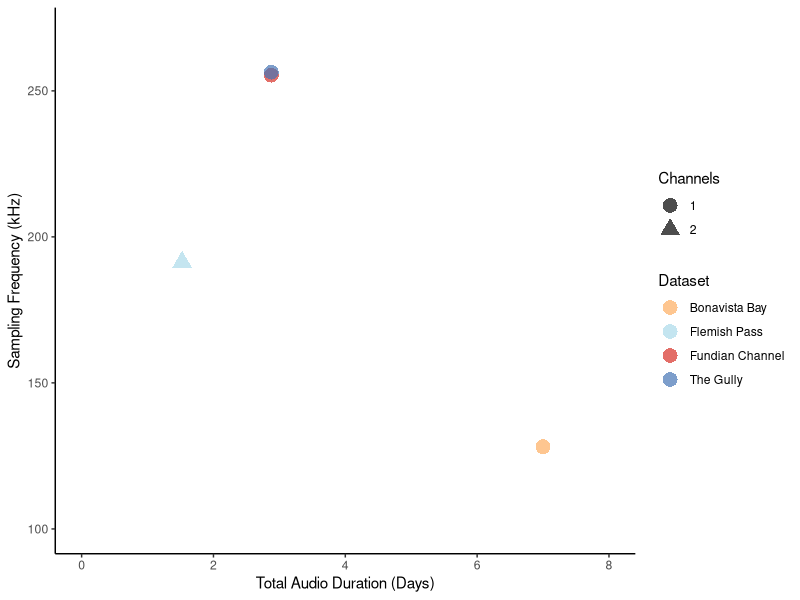

Source code (R): (Note: this script raises an error after producing the figure.)
# ----Script Info ----

## ---- Purpose ----

# This script examines processing times of software trials

## ---- Additional Info ----

# Author: Christine M. K. Clarke 

# Date Created: 2026-03-17

# ---- Set up environment ----

# Clear R environment
rm(list = ls(all=TRUE))

# Load packages
library(dplyr)
library(ggplot2)
library(lubridate)
library(stringr)


# ---- Read data ----

dataBatches = read.csv("00_rawdata/04_SoftwareTrial_DataBatches.csv",stringsAsFactors = F)
processingTimes = read.csv("00_rawdata/05_SoftwareTrial_ProcessingTimes.csv",stringsAsFactors = F)

# ---- Format data ----

dataBatches = dataBatches %>% 
  select(Dataset,AudioLength_Days,SamplingFrequency_kHz,Channels) %>% 
  mutate(Channels = as.factor(Channels))

processingTimes = processingTimes %>% 
  left_join(dataBatches, relationship = "many-to-one") %>% 
  mutate(Start_datetime = ymd_hm(Start),
         End_datetime = ymd_hm(Finish),
         AudioLength = ddays(AudioLength_Days),
         ProcessingTime_minutes = End_datetime - Start_datetime,
         ProcessingSpeedFactor = AudioLength / ProcessingTime_minutes,
         TrialType = case_when(Software == "Triton" & methodVariant != "5s 100Hz resolution" ~ "WithinMethodVariant",
                               Software == "Triton" & Approach == "LTSA" & DecimateFactor != "1" ~ "WithinMethodVariant",
                               Software == "Triton" & Approach == "Click detector" & DecimateFactor == "1" ~ "WithinMethodVariant",
                               Software == "Triton" & Start == "20260311T0811" ~ "Repeatability",
                               Software == "Raven" & DecimateFactor == "1" ~ "WithinMethodVariant",
                               Software == "PAMGuard" & (is.na(methodVariant) == F) ~ "WithinMethodVariant",
                               T ~ "Primary"
                                       ),
         Method = case_when(Software %in% c("CABLE","Gubnitky and Diamant (2024)","detEdit") ~ Software,
                            T ~ paste0(Software," - ", Approach)))

# for processing that were done with pre-decimated files, add decimation time to total time
totalProcessingTimes = processingTimes %>% 
  filter(Approach == "Decimate" | TrialType == "Primary") %>% 
  group_by(Dataset) %>%
  mutate(DecimateTime = ProcessingTime_minutes[Approach == "Decimate"]) %>%
  ungroup() %>% 
  mutate(DecimateTime = case_when(DecimateFactor == 1 | is.na(DecimateFactor) ~ dminutes(0),
                                          T ~ DecimateTime)) %>% 
  filter(Approach != "Decimate") %>% 
  mutate(TotalTime = ProcessingTime_minutes + DecimateTime,
         TotalSpeedFactor = AudioLength / TotalTime)




# ---- Examine data ----

## ---- Within-Method variants ----

### ---- Triton LTSA ----

TritonLTSA_subtrials = processingTimes %>% filter(Software == "Triton", Dataset == "Fundian Channel")

TritonLTSA_benchmark = TritonLTSA_subtrials %>% filter(TrialType == "Primary") %>% 
  pull(ProcessingTime_minutes) %>% as.numeric()
TritonLTSA_repeat = TritonLTSA_subtrials %>% filter(TrialType == "Repeatability") %>% 
  pull(ProcessingTime_minutes) %>% as.numeric()
TritonLTSA_decimated = TritonLTSA_subtrials %>% filter(DecimateFactor == "5") %>% 
  pull(ProcessingTime_minutes) %>% as.numeric()
TritonDecimate = TritonLTSA_subtrials %>% filter(Approach == "Decimate") %>% 
  pull(ProcessingTime_minutes) %>% as.numeric()
TritonLTSA_lowres = TritonLTSA_subtrials %>% filter(methodVariant == "20s 100Hz resolution") %>% 
  pull(ProcessingTime_minutes) %>% as.numeric()


# reproducability:

((TritonLTSA_repeat - TritonLTSA_benchmark) / TritonLTSA_benchmark) * 100
# 5% time variation with exact replicate


# decimating: 

((TritonLTSA_decimated - TritonLTSA_benchmark) / TritonLTSA_benchmark) * 100
# 21% time saving once decimated, but...
((TritonLTSA_decimated + TritonDecimate - TritonLTSA_benchmark) / TritonLTSA_benchmark) * 100
# 15% time cost when factoring the time required to decimate


# resolution:

((TritonLTSA_lowres - TritonLTSA_benchmark) / TritonLTSA_benchmark) * 100
# negligible difference (+2.7%) in processing time

### ---- Triton SPICE Detector ----

TritonSPICE_subtrials = processingTimes %>% 
  filter(Software == "Triton", Approach %in% c("Click detector","Decimate"), Dataset == "Flemish Pass")

TritonSPICE_benchmark = TritonSPICE_subtrials %>% filter(DecimateFactor == "1") %>% 
  pull(ProcessingTime_minutes) %>% as.numeric()
TritonSPICE_decimated = TritonSPICE_subtrials %>% filter(DecimateFactor == "4") %>% 
  pull(ProcessingTime_minutes) %>% as.numeric()
TritonDecimate = TritonSPICE_subtrials %>% filter(Approach == "Decimate") %>% 
  pull(ProcessingTime_minutes) %>% as.numeric()

# decimating: 

((TritonSPICE_decimated - TritonSPICE_benchmark) / TritonSPICE_benchmark) * 100
# 75% time saving once decimated
((TritonSPICE_decimated + TritonDecimate - TritonSPICE_benchmark) / TritonSPICE_benchmark) * 100
# and still 67% time saving when factoring the time required to decimate


### ---- Raven -----

Raven_decimated = processingTimes %>% 
  filter(Software == "Raven", Dataset == "Fundian Channel", TrialType == "Primary") %>% 
  pull(ProcessingTime_minutes) %>% as.numeric()

Raven_benchmark = processingTimes %>% 
  filter(Software == "Raven", Dataset == "Fundian Channel", DecimateFactor == "1") %>% 
  pull(ProcessingTime_minutes) %>% as.numeric()

# decimating:

((Raven_decimated - Raven_benchmark) / Raven_benchmark) * 100
# 76% time saving once decimated, and...
((Raven_decimated + TritonDecimate - Raven_benchmark) / Raven_benchmark) * 100
# still 56% time saving when factoring the time required to decimate

## ---- Covariates of performance ----

### ---- CABLE ----

log_dat = read.csv("02_outdata/CABLE_logData.csv", stringsAsFactors = F)

CABLEprocessing = log_dat %>% 
  group_by(RecordingSubdirectory) %>% 
  summarise(ClicksFound = sum(ClicksFound), ClicksPassed = sum(ClicksPassed)) %>% 
  mutate(Dataset = case_when(RecordingSubdirectory == "BonavistaBay_2025-07" ~ "Bonavista Bay",
                             RecordingSubdirectory == "FCM-2023-08_September2023" ~ "Fundian Channel",
                             RecordingSubdirectory == "GDSE_2022_10-May2023" ~ "The Gully",
                             RecordingSubdirectory == "WhiteheadLab_2025-06" ~ "Flemish Pass"), .keep = "unused") %>% 
  left_join(processingTimes %>% 
              filter(Software == "CABLE"))

cor(CABLEprocessing$ClicksFound, CABLEprocessing$ProcessingSpeedFactor)


# ---- Plot data ----

# Datasets

dataBatches %>% 
  ggplot() + geom_point(aes(AudioLength_Days,SamplingFrequency_kHz, 
                            col = Dataset, pch = Channels), alpha = 0.7, 
                        size = 4, stroke = 1.5, position = position_jitter(seed = 2, width = 0, height = 1))+
  ylab("Sampling Frequency (kHz)")+xlab("Total Audio Duration (Days)")+
  ylim(100,270)+xlim(0,8)+
  theme_classic()+
  scale_color_manual(values = c("#fdae61","#abd9e9","#d73027","#4575b4"))+
  guides(col = guide_legend(override.aes = list(shape = 16)))

ggsave("03_figures/Datasets.png", width = 6.5, height = 3, dpi = 300 )

# Processing times

totalProcessingTimes %>% 
  arrange(Method) %>% 
  mutate(Method = case_when(Method == "Raven - BLED" ~ "Raven Pro - BLED",
                            Method == "Triton - Click detector" ~ "Triton - SPICE detector",
                            T ~ Method),
         DatasetLabel = str_replace(Dataset," ","\n")) %>% 
  ggplot() + geom_point(aes(DatasetLabel,TotalSpeedFactor, col = Method, pch = Method), size = 4, stroke = 1.5)+
  ylab("Processing Speed\n(recording duration processed / processing time)")+xlab("Dataset")+
  scale_y_continuous(limits = c(0, NA), expand = expansion(mult = c(0, 0.05)))+
  scale_color_brewer(palette = "Paired")+
  theme_classic()

ggsave("03_figures/ProcessingSpeed.png", width = 6.5, height = 5, dpi = 300 )

CABLEprocessing %>% ggplot() + geom_point(aes(ClicksFound,ProcessingSpeedFactor))



  
